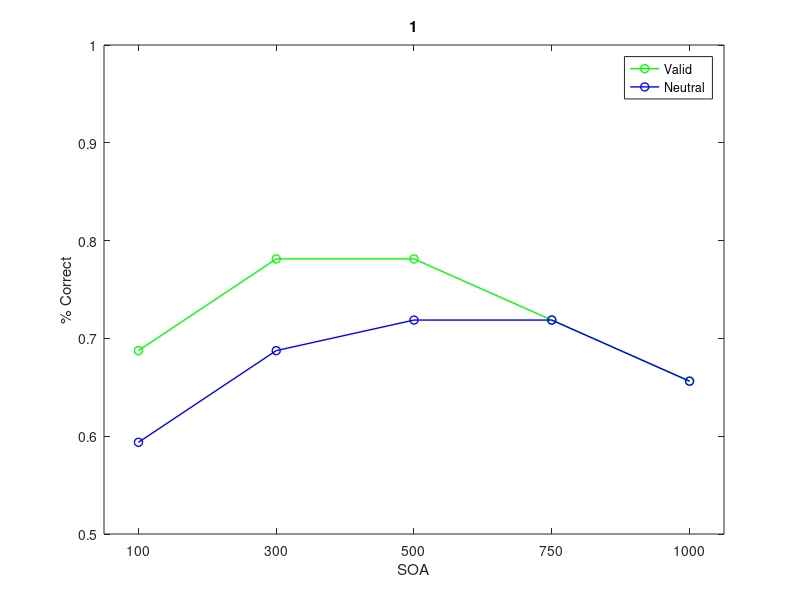

MATLAB code for this plot: (Note: this script raises an error after producing the figure.)
% Clear any loaded files/variables
%clear all;

% Close any open figures
%close all;

% Load Data
dat = load('data.txt');

% Subjects
sIni = {'BL'}; 

% Label Data Columns
sub             = dat(:,1);
ses             = dat(:,2);
block           = dat(:,3);
trial           = dat(:,4);
cond            = dat(:,5);
trialType       = dat(:,6);
trialISI        = dat(:,7);
targetLoc       = dat(:,8);
targetEcc       = dat(:,9); 
cueEcc          = dat(:,10);

gapSize         = dat(:,11);
gapLocT         = dat(:,12);

tedfFix          = dat(:,13);
tedfpreCueON    = dat(:,14);
tedfpreISIOn    = dat(:,15);
tedfstimOn      = dat(:,16);
tedfpostISIOn   = dat(:,17); %same as tedfstimOff
tedfrespToneOn  = dat(:,18);
%tedfClr         = dat(:,19);

tSac            = dat(:,19);
keyRT           = dat(:,20);
resp            = dat(:,21);
cor             = dat(:,22);
sacReq          = dat(:,23);
stairCase       = dat(:,24);

trial2          = dat(:,25);
sacNum          = dat(:,26);
sacType         = dat(:,27);

sacOn           = dat(:,28);
sacOff          = dat(:,29);
sacDur          = dat(:,30);
sacVPeak        = dat(:,31);

sacDist         = dat(:,32); %rho
sacAngle1       = dat(:,33); %theta
sacAmp          = dat(:,34);
sacAngle2       = dat(:,35);

sacxOnset       = dat(:,36);
sacyOnset       = dat(:,37);
sacxOffset      = dat(:,38);
sacyOffset      = dat(:,39);



%% Various Variables 
near = targetEcc == 2.5;
%far = targetEcc == 5.0;

% targetLoc
% 1 = left
% 2 = right
% 3 = up
% 4 = down

%delay = trialISI
ISI1 = trialISI == 100;
ISI2 = trialISI == 300;
ISI3 = trialISI == 500;
ISI4 = trialISI == 700;
ISI5 = trialISI == 900;

% Condition
valid = trialType == 1;
%invalid = trialType == 2;
neutral = trialType == 3 ;
% Subjects
numSub = length(unique(sub));

% Stimuli
%targLeft = targLoc ==1;
%targRight = targLoc == 2;

uniqueTrial = sacNum == 0 | sacNum == 1;  

totalTrial = sum(uniqueTrial)
totalCor = sum(cor(uniqueTrial))
totalCor/totalTrial

%% Percent Correct Valid, Invalid, Neutral

%use = near % | far; % | far; %near;
%use =  far; 
%use = far;
i = 0;
counter = 0;



for i=1:numSub    
    counter = counter + 1;

    vTotalTrialV = sum(uniqueTrial & sub==i & valid  & near  );  
    vTotalCorV = sum(cor(uniqueTrial & sub==i & valid  & near ));    
    perCor(counter,1) = vTotalCorV/vTotalTrialV; % get mean rate for interval for t-test
    
    nTotalTrialN = sum(uniqueTrial & sub==i & neutral & near  ); 
    nTotalCorN = sum(cor(uniqueTrial & sub==i & neutral  & near  ));    
    perCor(counter,2) = nTotalCorN/nTotalTrialN; % get mean rate for interval for t-test
    
%     vTotalTrialF = sum(uniqueTrial & sub==i & valid  & far  );  
%     vTotalCorF = sum(cor(uniqueTrial & sub==i & valid  & far  ));    
%     perCor(counter,3) = vTotalCorF/vTotalTrialF; % get mean rate for interval for t-test
%     
%     nTotalTrialF = sum(uniqueTrial & sub==i & neutral & far  ); 
%     nTotalCorF = sum(cor(uniqueTrial & sub==i & neutral  & far  ));    
%     perCor(counter,4) = nTotalCorF/nTotalTrialF; % get mean rate for interval for t-test
%     
%     subplot(numSub+1,1,counter)
% 
%     plot(perCor(counter,1:2), '-oc', 'LineWidth', 1); 
%     axis([.5,2.5, .50, 1]);
%     hold on;
%     plot(perCor(counter,3:4), '-ob', 'LineWidth', 1); 
%     legend('Near', 'Far');
%     xlabel('Condition (Valid, Neutral)');
%     ylabel('Percent Correct');
%     title(i);
      
end

if numSub>1
figure
perCorMean = mean(perCor);
perCorSem = std(perCor)/sqrt(length(perCor)); % standard error of the mean
barwitherr(perCorSem, perCorMean);
axis([.5,4.5, .65, 1]);
xlabel('Condition (Valid, Neutral)');
ylabel('Percent Correct');
end

%anova_rm(perCor)


%% Percent Correct Across ISI

i = 0;

counter = 0;
figure

for i=1:numSub  
    counter = counter + 1;
 
    vTotalTrial100 = sum(uniqueTrial & sub==i & valid & ISI1);
    vTotalCor100 = sum(cor(uniqueTrial & sub==i & valid  & ISI1));    
    vPerCor(counter,1) = vTotalCor100/vTotalTrial100; % get mean rate for interval for t-test
    
    vTotalTrial300 = sum(uniqueTrial & sub==i & valid & ISI2);
    vTotalCor300 = sum(cor(uniqueTrial & sub==i & valid & ISI2));    
    vPerCor(counter,2) = vTotalCor300/vTotalTrial300; % get mean rate for interval for t-test
    
    vTotalTrial500 = sum(uniqueTrial & sub==i & valid & ISI3);
    vTotalCor500 = sum(cor(uniqueTrial & sub==i & valid & ISI3));    
    vPerCor(counter,3) = vTotalCor500/vTotalTrial500; % get mean rate for interval for t-test
    
    vTotalTrial700 = sum(uniqueTrial & sub==i & valid & ISI4);
    vTotalCor700 = sum(cor(uniqueTrial & sub==i & valid & ISI4));    
    vPerCor(counter,4) = vTotalCor700/vTotalTrial700; % get mean rate for interval for t-test
    
    vTotalTrial900 = sum(uniqueTrial & sub==i & valid & ISI5);
    vTotalCor900 = sum(cor(uniqueTrial & sub==i & valid & ISI5));    
    vPerCor(counter,5) = vTotalCor900/vTotalTrial900; % get mean rate for interval for t-test

    
    
    nTotalTrial100 = sum(uniqueTrial & sub==i & neutral & ISI1);
    nTotalCor100 = sum(cor(uniqueTrial & sub==i & neutral  & ISI1));    
    nPerCor(counter,1) = nTotalCor100/nTotalTrial100; % get mean rate for interval for t-test
    
    nTotalTrial300 = sum(uniqueTrial & sub==i & neutral & ISI2);
    nTotalCor300 = sum(cor(uniqueTrial & sub==i & neutral & ISI2));    
    nPerCor(counter,2) = nTotalCor300/nTotalTrial300; % get mean rate for interval for t-test
    
    nTotalTrial500 = sum(uniqueTrial & sub==i & neutral & ISI3);
    nTotalCor500 = sum(cor(uniqueTrial & sub==i & neutral & ISI3));    
    nPerCor(counter,3) = nTotalCor500/nTotalTrial500; % get mean rate for interval for t-test
    
    nTotalTrial700 = sum(uniqueTrial & sub==i & neutral & ISI4);
    nTotalCor700 = sum(cor(uniqueTrial & sub==i & neutral & ISI4));    
    nPerCor(counter,4) = nTotalCor700/nTotalTrial700; % get mean rate for interval for t-test
    
    nTotalTrial900 = sum(uniqueTrial & sub==i & neutral & ISI5);
    nTotalCor900 = sum(cor(uniqueTrial & sub==i & neutral & ISI5));    
    nPerCor(counter,5) = nTotalCor900/nTotalTrial900; % get mean rate for interval for t-test
    
    subplot(numSub,1,counter)
    plot(vPerCor(counter,:), '-og', 'LineWidth', 1); % VALID 
    hold on;
    plot(nPerCor(counter,:), '-ob', 'LineWidth', 1); % NEUTRAL
    axis([0.75,5.25, .5, 1]);
    set(gca, 'XTick', [1, 2, 3, 4, 5])
    set(gca, 'XTickLabel', [100, 300, 500, 750, 1000]) % SOA 
    xlabel('SOA');
    ylabel('% Correct');    
    title(i);
    legend('Valid', 'Neutral');
    
end

[a,b] = ttest(vPerCor(:,1), nPerCor(:,1), 0.05, 'right') % one tailed test

%Percent Correct Overall

if numSub>1

% Mean by SOAs
figure
vPerCorISIMean = mean(vPerCor);
nPerCorISIMean = mean(nPerCor);
vPerCorISISem = std(vPerCor)/sqrt(length(vPerCor)) % standard error of the mean
errorbar(vPerCorISIMean, vPerCorISISem, '-og')
hold on;
nPerCorISISem = std(nPerCor)/sqrt(length(nPerCor)) % standard error of the mean
errorbar(nPerCorISIMean, nPerCorISISem, '-ob')
hold on;
axis([0.75,3.25, .50, 1]);
set(gca, 'XTick', [1, 2, 3])
set(gca, 'XTickLabel', [200, 400, 600, 800, 1000]) % SOA
xlabel('SOA');
title('Percent Correct');
legend('Valid', 'neutral');
    
end



% %%  Key RT
% 
% useRT =  keyRT < 1500;
% %use = keyRT < 600;
% 
% i = 0;
% counter = 0;
% 
% figure
% 
% for i=1:numSub    
%     counter = counter + 1;
%     
%     % Valid
%     vRTAll = mean((keyRT(sub==i & valid & uniqueTrial & useRT)));    
%     RT(counter,1) = vRTAll; % get mean rate for interval for t-test
%     
%     vRT1 = mean((keyRT(sub==i & valid & uniqueTrial & useRT & ISI1)));    
%     vRT(counter,1) = vRT1; % get mean rate for interval for t-test
%     
%     vRT2 = mean((keyRT(sub==i & valid & uniqueTrial & useRT & ISI2)));    
%     vRT(counter,2) = vRT2; % get mean rate for interval for t-test
%     
%     vRT3 = mean((keyRT(sub==i & valid & uniqueTrial & useRT & ISI3)));    
%     vRT(counter,3) = vRT3; % get mean rate for interval for t-test
% 
%     vRT4 = mean((keyRT(sub==i & valid & uniqueTrial & useRT & ISI4)));    
%     vRT(counter,4) = vRT4; % get mean rate for interval for t-test
%     
%     vRT5 = mean((keyRT(sub==i & valid & uniqueTrial & useRT & ISI5)));    
%     vRT(counter,5) = vRT5; % get mean rate for interval for t-test
% 
%     
%     nRTAll = mean((keyRT(sub==i & neutral & uniqueTrial & useRT)));    
%     RT(counter,2) = nRTAll; % get mean rate for interval for t-test
%     
%     nRT1 = mean((keyRT(sub==i & neutral & uniqueTrial & useRT & ISI1)));    
%     nRT(counter,1) = nRT1; % get mean rate for interval for t-test
%     
%     nRT2 = mean((keyRT(sub==i & neutral & uniqueTrial & useRT & ISI2)));    
%     nRT(counter,2) = nRT2; % get mean rate for interval for t-test
%     
%     nRT3 = mean((keyRT(sub==i & neutral & uniqueTrial & useRT & ISI3)));    
%     nRT(counter,3) = nRT3; % get mean rate for interval for t-test
% 
%     nRT4 = mean((keyRT(sub==i & neutral & uniqueTrial & useRT & ISI4)));    
%     nRT(counter,4) = nRT4; % get mean rate for interval for t-test
%     
%     nRT5 = mean((keyRT(sub==i & neutral & uniqueTrial & useRT & ISI5)));    
%     nRT(counter,5) = nRT5; % get mean rate for interval for t-test
%     
%     subplot(numSub,1,counter)
% 
%     plot(vRT(counter,:), '-og', 'LineWidth', 1); 
%     hold on;
%     plot(nRT(counter,:), '-ob', 'LineWidth', 1); 
%     hold on;
%     axis([0.75,5.25, 0, 500]);
%     set(gca, 'XTick', [1, 2, 3, 4, 5])
%     set(gca, 'XTickLabel', [200, 400, 600, 800, 1000])
%     %set(gca, 'XTickLabel', [100, 300, 500, 700, 900]) 
%     xlabel('SOA');    
%     ylabel('Mean RT (msec)');
%     title(i);
%     legend('Valid', 'Neutral');
% 
% end
% 
% % % %% Key RT All
% % % 
% % if numSub>1
% % figure
% % 
% % % Collapsed Mean
% % RTMean = mean(RT)
% % RTSem = std(RT)/sqrt(length(RT(:,1))) % standard error of the mean
% % barwitherr(RTSem, RTMean)
% % axis([.5,3.5, 100, 300]);
% % 
% % xlabel('Condition (Valid, neutral, Neutral)');
% % ylabel('Mean RT');
% % 
% % % Mean by ISIs
% % figure
% % vRTISIMean = mean(vRT);
% % iRTISIMean = mean(iRT);
% % %nRTISIMean = mean(nRT);
% % 
% % vRTISISem = std(vRT)/sqrt(length(vRT)) % standard error of the mean
% % errorbar(vRTISIMean, vRTISISem, '-og')
% % hold on;
% % iRTISISem = std(iRT)/sqrt(length(iRT)) % standard error of the mean
% % errorbar(iRTISIMean, iRTISISem, '-or')
% % hold on;
% % axis([0.75,5.25, 0, 500]);
% % set(gca, 'XTick', [1, 2, 3])
% % set(gca, 'XTickLabel', [200, 400, 600, 800, 1000])
% % %set(gca, 'XTickLabel', [100, 300, 500, 700, 900]) 
% % xlabel('SOA');
% % ylabel('Mean RT (msec)');
% % title('Reaction Time');
% % legend('Valid', 'neutral');
% %     
% % end
% % 
